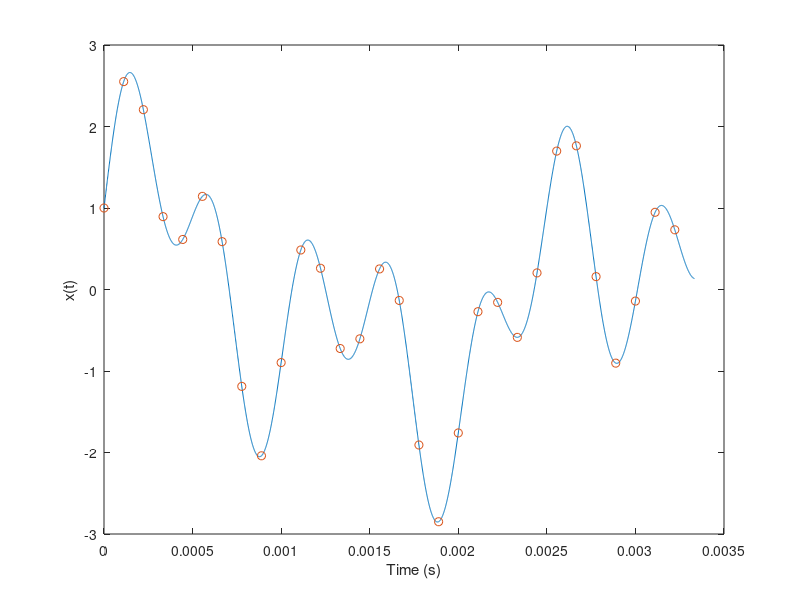

Write the MATLAB code that produced this figure. (Note: this script raises an error after producing the figure.)
% Code to plot a "continous" signal, sample, downsample, upsample and 
% interpolate (with ideal lowpass filter)
% Taisa Kushner
% Signals and Systems II
% plot a signal and spectrum for HW 4

%% HOW TO RUN A SECTION OF CODE %%
% Sections are separated with '%%' (such as this section is here)
% To "run" a section at a time, click your mouse in the section
% you want to run. This should highlight the code within
% the section, while the code outside of the section remains 
% not highlighted (it is yellow on my computer, but may be different
% depening on your Matlab settings). Then click the "Run Section" button at the top of Matlab
%% 

%% Section of "Base Information" Run this first before any other section 

clear all
close all

% CHANGE THIS PARAMETER fs %
fs = 9000; %sampling frequency (Change this to match what you found)
ts = 1/fs; %sampling interval
% CHANGE THIS PARAMETER fo %
fo = 300; %fundamental freq in hz (Change this to match what you found)
N = fs/fo; %number of samples
to = 1/fo; %fundamental interval 
n = 0:N-1; % the labels of our sequence
nts = n*ts; % the labels of our sampled points in time

M = 4096; %this can be anything, but 4096 is the usual number of adc spots
t = linspace(0,to,M); %sample locations


% CHANGE THIS FUNCTION %
x = cos(600*pi*t)+sin(4000*pi*t)+sin(1800*pi*t); %the "continuous" plot (Change this to match the signal in your homework)

figure(1)
plot(t,x) %plot the "continuous" signal
xlabel('Time (s)') 
ylabel('x(t)')

% CHANGE THIS FUNCTION %
%Here the times n*ts are your sampled location points, eg your "time"
%vector
xs = cos(600*pi*nts)+sin(4000*pi*nts)+sin(1800*pi*nts); %the "continuous" plot (Change this to match the signal in your homework)

hold on
plot(n*ts, xs, 'o') %plot dots at your sampled locations
hold off

display(strcat('The number of samples is : ', string(N)))
%% Run this section to take the discrete time fourier transform of your sampled data
X = fft(xs); %this function takes the fast fourier transform of your sampled data
X = abs(X)/N; %need to divide by the number of samples
X = [fliplr(X(2:end)) X]; % replicate the negative frequencies 
F = -1:1/N:1; %this is just giving us location to plot at

figure(2)
stem(F(2:end-1),X) %stem plots vertical lines (rather than connecting points across the x-axis like plot() does)
title('X|(F)|')
xlabel('F (sample interval in multiples of T)')

%% Run this section to change the labels on your Fourier Transform plot from the prior section
% change the labels on the x-axis from multiples of the time interval to time in seconds by diving by the time interval 
figure(4)
stem(F(2:end-1)/ts,X) %we divide by the time interval so the x-axis is in frequency (hz)
title('X|(F)|')
xlabel('F (sample interval in freq)')


%% Run this section to get the fourier transform of the "continuous" signal
% Note: this is not truly "continuous" but just very high rate of sampling
% a discrete signal, with some cheap tricks to "look" like the continuous spectrum.
% Due to this, you may see some "noise" in the spectrum 
% surrounding your 6 expected frequencies (3 positive, 3 negative). 
% This is due to aliasing of the higher harmonics, you may safely ignore any frequency with 
% power < 0.1, it is noise. 

Tmax = 10*to; %high rate to sample at
tt = linspace(0,Tmax,M);
%CHANGE THIS FUNCTION
xtt = cos(600*pi*tt)+sin(4000*pi*tt)+sin(1800*pi*tt); %Change this function to match the one in your homework, keep the time vector as tt
X = fftshift(fft(xtt)); %fftshift shifts the zero freq component to the center of the plot
X = abs(X)/M;
f = (-M/2:(M/2)-1)/Tmax;
figure(3)
stem(f,X)
xlim([-fs, fs])
title('X|(F)|, power spectrum')
xlabel('frequency, f (Hz)')

%%
%% Run this section to downsample by a factor of SS
%set up vector nans
SS = 1; %Change this to be your downsampling rate (whole number)
Nd = N/SS; % this is our new number of data points
xd = nan(1,N); %create an empty arry of non a number (nan) terms
xd(1:SS:end) = xs(1:SS:end); %pick every SSth value from your original data, and keep it (ignmore the others)

figure(7)
stem(n, xd) %now we plot the data we have kept
xlabel('n')

%drop the terms that are "zero" (in our case it is nan, as it is easier to keep
%track of)
xd(isnan(xd))=[];
%check the length of xd, is it as expected?
display(strcat('length of xd is: ', string(length(xd))))
Nd = length(xd);
%% Run this section ot Upsample by a factor of UU
UU = 3; % Change this value to be your upsampling rate
Nup = Nd*UU;
xup = zeros(1,Nup);
xup(1:UU:end) = xd;
figure(11)
stem(xup)
xlabel('n');
title('up sampled discrete time signal')

%% Run this section to interpolate the down sampled then up sampled data
% this will "fill in" the points that were zero in frequency with values
% based on the sinc function of the surrounding points (in time)

fds = fs/SS*UU; % we get our absolute sampling rate by dividing original sampling rate (Hz) by SS (the value you downsampled at) then mult by UU (rate upsampled at)
tds = 1/fds; % this is the time interval of samples 
fdc = fds/2; %lowpass filter cutoff frequency (1/2 of our sampling rate)
xi = zeros(1,Nup);
ti = 0:tds:(Nup-1)*tds;
arg = fds*ti; %these our our sequence numbers 0 to Nup

% now we "convolve" our sampled points in frequency with the ideal lowpass filter.
% this is the equivalent of multiplying our data points in time with the
% inverse fourier transform of the ideal lowpass filter (the sinc() function)
for m = 0:Nup-1
    xi = xi+xup(m+1)*sinc((arg-2*m*fdc*tds)./UU); %divide by locations where the signal is zero
end

figure(14)
stem(arg*tds, xi)
hold on
%plot the "continuous" signal on top
plot(t,x,'-r')
% ** NOTE ** as the "continuous" signal is not actually continuous
% (discrete points in time) if you are very close to Nyquist sampling rate,
% you may see slight numerical errors between the interpolated signal and
% the "continuous" signal. 

%% Run this section to interopolate the original data
% this is a bit lame, as we just get the same data points that we sampled at (not filling
% anything in)
fc = fs/2; %/2; %lowpass filter cutoff frequency
xi = zeros(1,N);
ti = 0:ts:(N-1)*ts;
arg = fs*ti;
for m = 0:N-1
    xi = xi+xs(m+1)*sinc(arg-2*m*fc*ts);
end
figure(12)
stem(arg*ts, xi)
hold on

%note how the sinc(arg-2*n*fc*ts) is 1 at all times

% plot the "continous" function too
plot(t,x,'-r')

%% Run this section to try and convolve with a lowpass filter of the wrong cutoff frequency
% This is for fun. You can see how the signal we get back in time now has frequencies present that should
% not be. Notice how the shape changes

fc = 6000; % let all the frequencies up to our sampling rate through! (make this anything)
xi = zeros(1,N);
ti = 0:ts:(N-1)*ts;
arg = fs*ti;

for m = 0:N-1
    xi = xi+xs(m+1)*sinc((arg-2*m*fc*ts)); %sinc function centered at the m-th sample point
end

figure(12)
stem(arg*ts, xi, '-o')
hold on
%plot the continous function too
plot(t,x,'-r')


%%